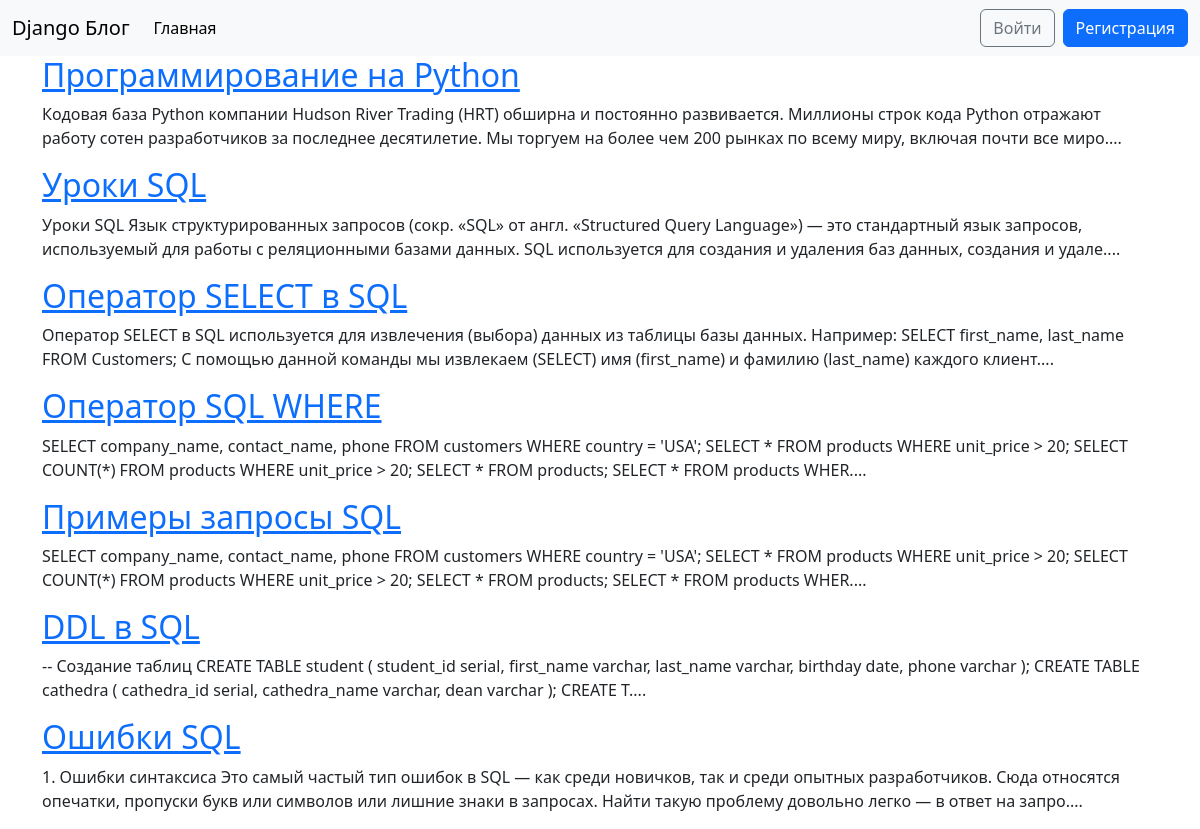
The app's page /, older data.
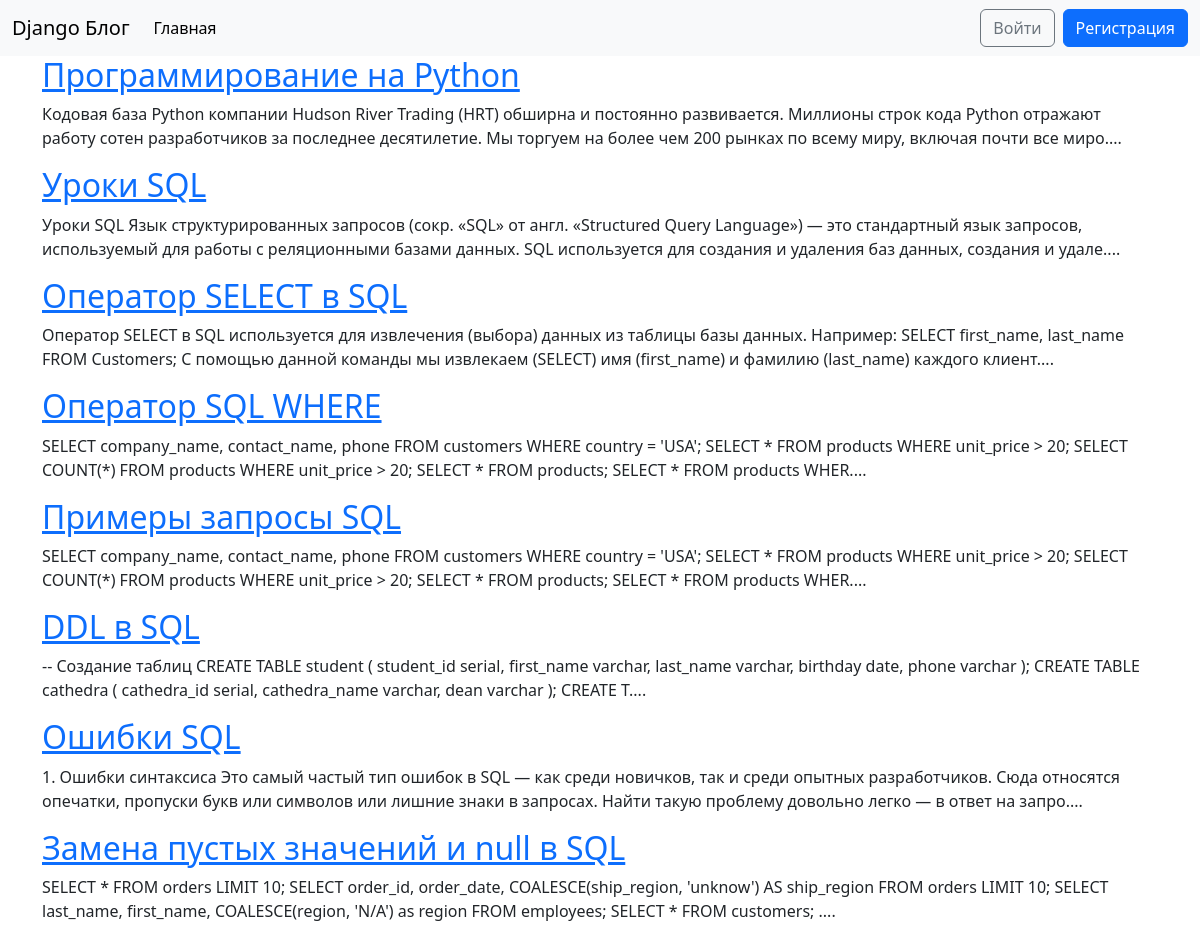
The same page, newer data.
### blog/models.py (models this page shows, shortened)
class Post(models.Model):
    title = models.CharField(max_length=200)
    author = models.ForeignKey(
        'auth.User',
        on_delete=models.CASCADE,
    )
    body = models.TextField()

### blog/views.py (the view)
# urls.py: path('', BlogListView.as_view(), name='home'),
class BlogListView(ListView):
    model = Post
    template_name = 'home.html'

### templates/home.html
{% extends 'base.html' %}
{% block content %}
  {% for post in post_list %}
    <div class="post-entry">
      <h2><a href="{% url 'post_detail' post.pk %}" class="karla">{{ post.title }}</a></h2>
      <p>{{ post.body|slice:'250' }}....</p>
    </div>
  {% endfor %}
{% endblock %}

### templates/base.html (shortened to what this page needs)
<!DOCTYPE html>
<html>
<head>
  <link href="https://cdn.jsdelivr.net/npm/bootstrap@5.3.3/dist/css/bootstrap.min.css" rel="stylesheet">
</head>
<body class="bg-gradientt">
  <nav class="navbar navbar-expand-lg bg-body-tertiary">
    <div class="container-fluid">
      <a class="navbar-brand" href="{% url 'home' %}">Django Блог</a>
      <div class="collapse navbar-collapse" id="navbarSupportedContent">
        <ul class="navbar-nav me-auto mb-2 mb-lg-0">
          <li class="nav-item">
            <a class="nav-link active" aria-current="page" href="{% url 'home' %}">Главная</a>
          </li>
          {% if user.is_authenticated %}
          <li><a href="{% url 'post_new'%}" class="nav-link px-2 link-dark">+ Добавить статью</a></li>
        </ul>
        <div class="mr-auto">
          <ul class="navbar-nav">
            <li class="nav-item dropdown">
              <a class="nav-link dropdown-toggle" href="#" role="button" data-bs-toggle="dropdown"
                aria-expanded="false">
                {{ user.username }}
              </a>
              <ul class="dropdown-menu dropdown-menu-end">
                <li><a class="dropdown-item" href="{% url 'password_change' %}">
                  Сменить пароль</a></li>
                <li>
                  <hr class="dropdown-divider">
                </li>
                <li>
                  <form method="post" action="{% url 'logout' %}"
                    style="display:inline;">
                    {% csrf_token %}
                    <button type="submit" class="btn btn-link nav-link"
                      style="display:inline; cursor:pointer;">Выйти</button>
                  </form>
                </li>
              </ul>
            </li>
            {% else %}
          </ul>
        </div>
        <div class="mr-auto">
          <form class="form d-flex">
            <a href="{% url 'login' %}" class="btn btn-outline-secondary">Войти</a>
            <a href="{% url 'signup' %}" class="btn btn-primary ms-2">Регистрация</a>
          </form>
        </div>
        {% endif %}
      </div>
  </nav>
  <main>
    <div class="container">
      {% block content %}
      {% endblock content %}
    </div>
  </main>
</body>
</html>

Row changes from the older to the newer data that the page shows:
added Post: title "Замена пустых значений и null в SQL", body "SELECT * FROM orders LIMIT 10; SELECT order_id, order_date, COALESCE(ship_region, 'unknow') AS ship_region FROM orders LIMIT 10; SELECT last_name, first_name, COALESCE(region, 'N/A') as region FROM employees; SELECT * FROM customers;"
